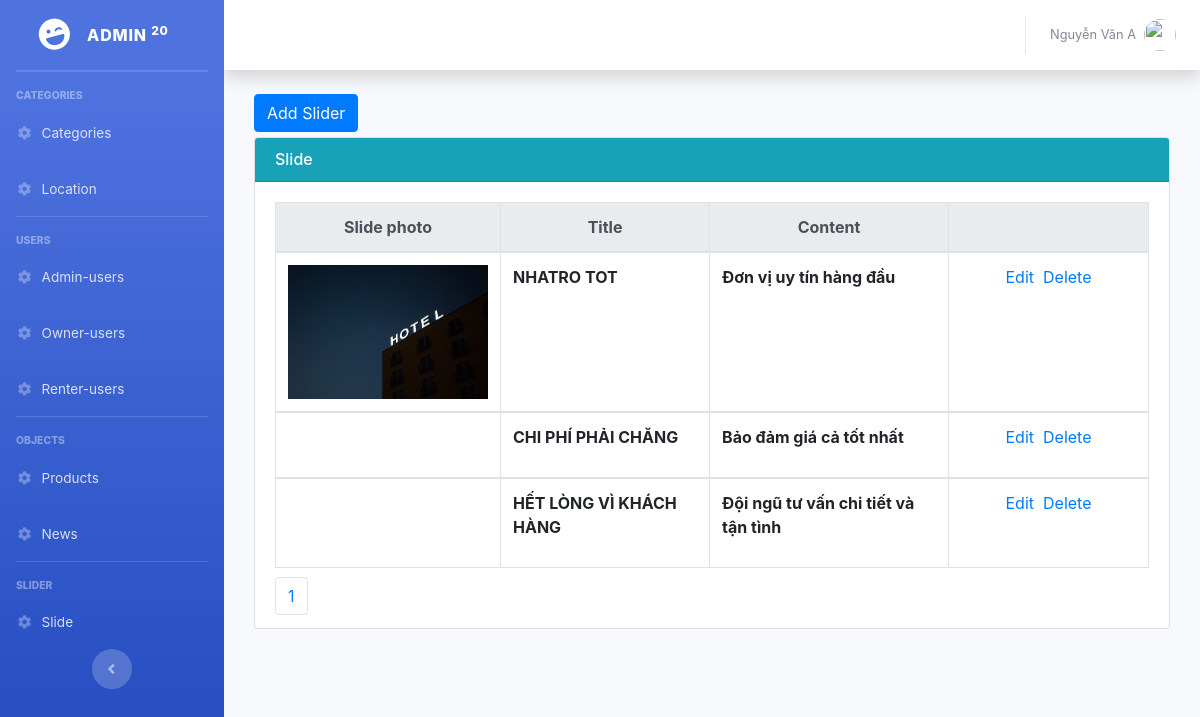
/Backend/Admin/index.php?controller=slide&action=read (signed in), run on the app's committed database.
### tables this page shows
CREATE TABLE `slide` (
  `id` int(11) NOT NULL,
  `photo` varchar(255) NOT NULL,
  `title` varchar(255) NOT NULL,
  `description` varchar(255) NOT NULL
);

### Backend/Admin/Controllers/SlideController.php (called while the page is built, shortened)
<?php
	include "Models/SlideModel.php";
	class SlideController extends SlideModel{
		public function read(){
			$recordPerPage = 3;
			$numPage = ceil($this->modelTotal()/$recordPerPage);
			$listRecordSlide = $this->modelRead($recordPerPage);
			include "Views/SlideView.php";
		}
	}
 ?>

### Backend/Admin/Models/SlideModel.php (called while the page is built, shortened)
<?php
	class SlideModel{
		public function modelRead($recordPerPage){
			$total = $this->modelTotal();
			$numPage = ceil($total/$recordPerPage);
			$page = isset($_GET["p"]) && $_GET["p"] > 0 ? $_GET["p"]-1 : 0;
			$from = $page * $recordPerPage;
			$conn = Connection::getInstance();
			$query = $conn->query("select * from slide order by id asc limit $from, $recordPerPage");
			return $query->fetchAll();
		}
		public function modelTotal(){
			$conn = Connection::getInstance();
			$query = $conn->query("select id from slide order by id desc");
			return $query->rowCount();
		}
	}
 ?>

### Backend/Admin/Views/SlideView.php (the view, shortened to what this page needs)
<div class="col-md-12" >
    <div style="margin-bottom:5px;">
        <a href="index.php?controller=slide&action=create" class="btn btn-primary">Add Slider</a>
    </div>
    <div class="card card-primary">
       <h6 class="card-header bg-info" style="color: white">Slide</h6>
        <div class="card-body">
            <table class="table table-bordered">
              <thead class="thead-light">
                <tr style="text-align: center;">
                  <th scope="col" style="width: 200px;">Slide photo</th>
                  <th scope="col" >Title</th>
                  <th scope="col" >Content</th>
                  <th scope="col" style="width:200px;"></th>
                </tr>
              </thead>
              <?php foreach($listRecordSlide as $rows): ?>
              <tbody>
                <tr >
                  <td>
                    <?php if($rows->photo != "" && file_exists('../../Assets/Upload/Slides/'.$rows->photo)): ?>
                      <img src="../../Assets/Upload/Slides/<?php echo $rows->photo; ?>" style="width:200px;">
                    <?php endif; ?>
                  </td>
                  <th><?php echo $rows->title;?></th>
                  <th><?php echo $rows->description;?></th>
                  <td style="text-align:center;">
                    <a href="index.php?controller=slide&action=update&id=<?php echo $rows->id; ?>">Edit</a>&nbsp;
                    <a href="index.php?controller=slide&action=delete&id=<?php echo $rows->id; ?>" onclick="return window.confirm('Are you sure?');">Delete</a>
                  </td>
                </tr>
              </tbody>
              <?php endforeach; ?>
            </table>
            <ul class="pagination">
                <li class="page-item">
                    <?php for($i = 1; $i <= $numPage; $i++): ?>
                    <a href="index.php?controller=slide&action=read&p=<?php echo $i; ?>" class="page-link"><?php echo $i; ?></a>
                    <?php endfor; ?>
                </li>
            </ul>
        </div>
    </div>
</div>

### Backend/Admin/Views/SlideView.php (style rules this page uses)
.pagination { padding:0px; margin:0px; }
.page-link { display: inline; }

### data on the page
slide: photo (picture), title "NHATRO TOT", description "Đơn vị uy tín hàng đầu"
slide: title "CHI PHÍ PHẢI CHĂNG", description "Bảo đảm giá cả tốt nhất"
slide: title "HẾT LÒNG VÌ KHÁCH HÀNG", description "Đội ngũ tư vấn chi tiết và tận tình"

### other printed values
$_SESSION["AdminName"] "Nguyễn Văn A"
